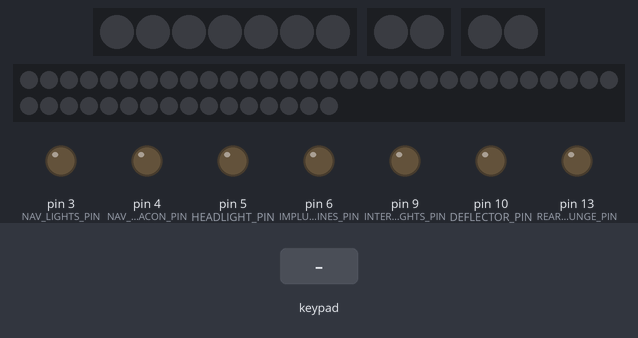
A sketch run on a simulated Arduino Uno, built with avr-gcc and run on an emulated ATmega328P. On the bench: 7 RGB LEDs in strip order, left to right, 2 × 2 RGB LEDs in strip order, left to right, 46 RGB LEDs in strip order, left to right, continuing on the next row, output pins drawn as LEDs (lit = HIGH). Inputs (shaded band) come from the test bench. Dim RGB values are drawn brighter than linear; random numbers use the default seed unless the sketch sets one; what the sketch prints to the serial monitor is not drawn.

Above: at 3.3 s.
3.4 s: keypad keys 2 5 A pressed 0.4 s apart
At 6.3 s:
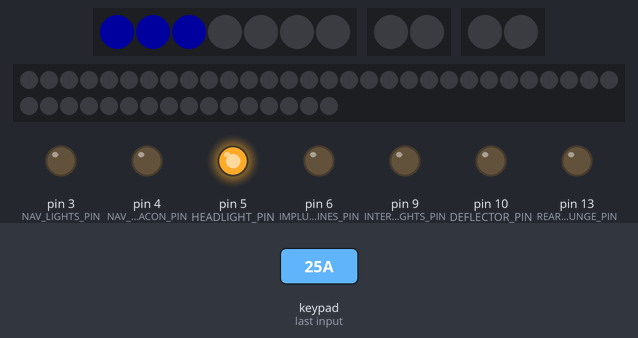
7.6 s: key '9' pressed
At 8.84 s:
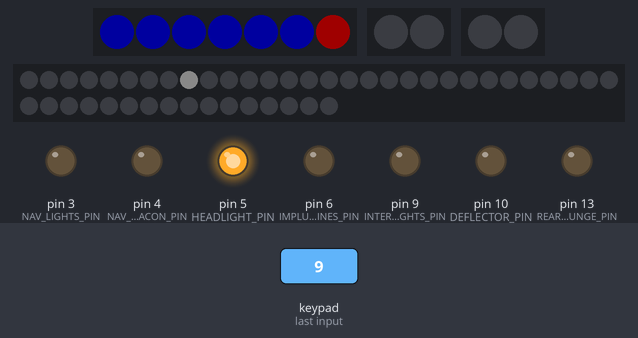
10.4 s: key '6' pressed
At 13.2 s:
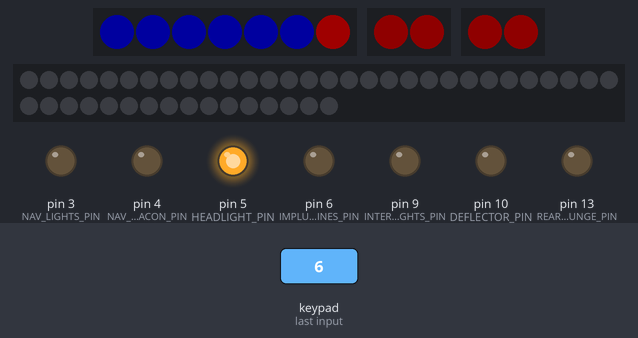
13.4 s: keypad keys 1 2 A pressed 0.4 s apart
At 16.81 s:
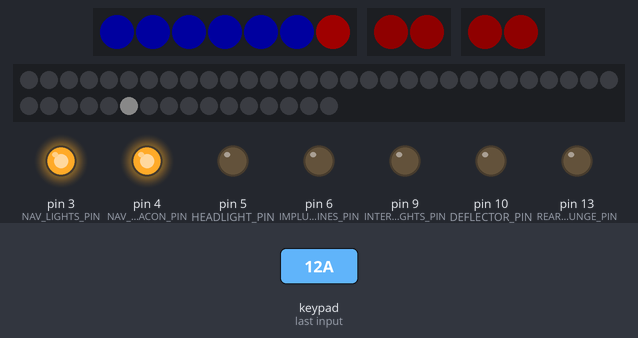
17.6 s: key '7' pressed
20.1 s: key '0' pressed
At 22.4 s:
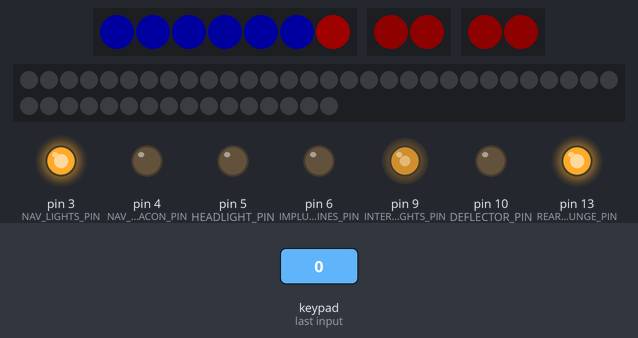
Timing chart, 0 to 24.1 s (numbered marks = the images above; inputs shaded):
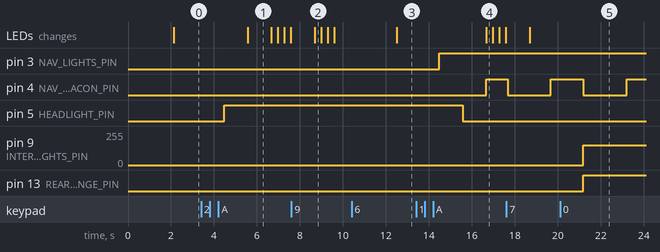

Measured:
- after the input at 3.4 s, pin 5 (HEADLIGHT_PIN): LOW → HIGH after 1.1 s; the LEDs: change after 2.2 s (image 1)
- after the input at 7.6 s, the LEDs: change after 1.1 s (image 2)
- after the input at 13.4 s, pin 3 (NAV_LIGHTS_PIN): LOW → HIGH after 1.1 s; pin 4 (NAV_BEACON_PIN): LOW → HIGH after 3.3 s; pin 5 (HEADLIGHT_PIN): HIGH → LOW after 2.2 s; the LEDs: change after 3.3 s (image 4)
- after the input at 20.1 s, pin 9 (INTERIOR_LIGHTS_PIN): 0/255 → 150/255 after 1.1 s; pin 13 (REAR_LOUNGE_PIN): LOW → HIGH after 1.1 s
- what the display in image 1 shows lasts 1.1 s, from 5.6 s to 6.7 s

The sketch:

Voyager.ino
```cpp
#include <FastLED.h>
#include <Wire.h>
#include <SoftwareSerial.h>
#include "SoundFx.h"
#include "Adafruit_MPR121.h"

//Voyager Controller
// This code handles the special effects for the Star Trek Voyager Scale Model.
#include "VoyagerConfig.h"
#include "VoyagerCommands.h"
#include "softButton.h"

#ifndef _BV
#define _BV(bit) (1 << (bit))
#endif

// You can have up to 4 on one i2c bus but one is enough for testing!
Adafruit_MPR121 cap = Adafruit_MPR121();
// Keeps track of the last pins touched
// so we know when buttons are 'released'
uint16_t lasttouched = 0;
uint16_t currtouched = 0;

SoftwareSerial ss = SoftwareSerial(SND_TX,SND_RX);
SoundFx sfx = SoundFx(&ss, SND_RST);

uint32_t _lastUpdate;

uint16_t _navCount;
uint16_t _warpCount;
uint16_t _fwdCount;
uint16_t _aftCount;

uint8_t _navState;
uint8_t _headlightState;
uint8_t _interiorState;
uint8_t _deflectorState;
uint8_t _impulseState;
uint8_t _warpState;
uint8_t _fwdPhotonState;
uint8_t _aftPhotonState;
uint8_t _phaserState;

int8_t _phaserSide;
int8_t _phaserStart;
int8_t _phaserRevStart;
int8_t _phaserFireIndex;
uint16_t _blastCnt =0;

SoftButton _navBtn;
SoftButton _headlightBtn;
SoftButton _interiorBtn;
SoftButton _deflectorBtn;
SoftButton _impulseBtn;
SoftButton _warpBtn;
SoftButton _fwdPhotonBtn;
SoftButton _aftPhotonBtn;
SoftButton _photonToggleBtn;
SoftButton _phaserPortBtn;
SoftButton _phaserStarBtn;

CRGB _warpEngines[WARP_LED_CNT];
CRGB _fwdPhotons[2];
CRGB _aftPhotons[2];
CRGB _phasers[PHASER_LED_CNT];

void printState(uint8_t state)
{
 switch(state)
 {
  case OFF: Serial.print(F("OFF"));break;
  case ON: Serial.print(F("ON"));break;
  case BLINK_ON: Serial.print(F("BLINK_ON"));break;
  case BLINK_OFF: Serial.print(F("BLINK OFF")); break;
  case WARP_IDLE: Serial.print(F("WARP IDLE")); break;
  case WARP_ENGAGE: Serial.print(F("WARP ENGAGE")); break;
  case WARP_FLASH: Serial.print(F("WARP FLASH")); break;
  case PHOTON_IDLE_1: Serial.print(F("PHOTON IDLE 1")); break;
  case PHOTON_IDLE_2: Serial.print(F("PHOTON IDLE 2")); break;
  case FIRING_1: Serial.print(F("FIRING 1")); break;
  case FIRING_2: Serial.print(F("FIRING 2")); break;
  default: Serial.print(state);break;
  }
}

void printStatus()
{
  Serial.println(F("Voyager Status"));
  Serial.print(F("NAV: "));printState(_navState);Serial.println();
  Serial.print(F("HEADLIGHT: "));printState(_headlightState);Serial.println();
  Serial.print(F("INTERIOR: "));printState(_interiorState);Serial.println();
  Serial.print(F("DEFLECTOR: "));printState(_deflectorState);Serial.println();
  Serial.print(F("IMPULSE: "));printState(_impulseState);Serial.println();
  Serial.print(F("WARP: "));printState(_warpState);Serial.println();
  Serial.print(F("FWD PHOTONS: "));printState(_fwdPhotonState);Serial.println();
  Serial.print(F("AFT PHOTONS: "));printState(_aftPhotonState);Serial.println();
  Serial.print(F("PHASER: "));printState(_phaserState);Serial.println();
}

void setup() {
  Serial.begin(9600);
  Serial.setTimeout(10);
  ss.begin(9600);
  _navState = OFF;
  _headlightState = OFF;
  _interiorState = OFF;
  _impulseState = OFF;
  _deflectorState = OFF;
  _warpState = OFF;
  _fwdPhotonState = OFF;
  _aftPhotonState = OFF;
  _phaserState = OFF;

  _navBtn.setup();
  _headlightBtn.setup();
  _interiorBtn.setup();
  _deflectorBtn.setup();
  _impulseBtn.setup();
  _warpBtn.setup();
  _fwdPhotonBtn.setup();
  _aftPhotonBtn.setup();
  _photonToggleBtn.setup();
  _phaserPortBtn.setup();

  pinMode(NAV_LIGHTS_PIN,OUTPUT);
  pinMode(NAV_BEACON_PIN, OUTPUT);
  pinMode(HEADLIGHT_PIN, OUTPUT);
  pinMode(REAR_LOUNGE_PIN,OUTPUT);
  pinMode(IMPLUSE_ENGINES_PIN,OUTPUT);
  pinMode(INTERIOR_LIGHTS_PIN, OUTPUT);
  pinMode(DEFLECTOR_PIN, OUTPUT);
  FastLED.addLeds<NEOPIXEL,WARP_ENGINES_PIN>(_warpEngines,WARP_LED_CNT);
  FastLED.addLeds<NEOPIXEL,AFT_PHOTON>(_aftPhotons,2);
  FastLED.addLeds<NEOPIXEL,FWD_PHOTON>(_fwdPhotons,2);
  FastLED.addLeds<NEOPIXEL,PHASER_PIN>(_phasers,PHASER_LED_CNT);

  if (!cap.begin(0x5A))
    Serial.println(F("MPR121 (Touch Sensor) not found, check wiring?"));
  else
    Serial.println(F("MPR121 (Touch Sensor) found!"));

  if(!sfx.reset())
    Serial.println(F("Sound Board not found"));
  else
  {
    Serial.println(F("Sound Board found!"));
    setVolume();
  }

  printStatus();
}

void setVolume()
{
  uint16_t vol;
  while(vol < SND_VOL)
  {
    vol = sfx.volUp();
  }
  Serial.print(F("Volume: "));
  Serial.println(vol);
}

void handleCapTouch(uint32_t currTime)
{
    // Get the currently touched pads
  currtouched = cap.touched();
  //Serial.println(currtouched);
  uint8_t currState = BTN_OFF;
  for (uint8_t i=0; i<12; i++) {

    // it if *is* touched and *wasnt* touched before, alert!
    if (currtouched & _BV(i))
    {

      currState = BTN_ON;
    }
    // if it *was* touched and now *isnt*, alert!
    else
    {
      currState = BTN_OFF;
    }
      switch(i)
      {
        case 0:_interiorBtn.update(currState, currTime); break;
        case 1:_navBtn.update(currState, currTime); break;
        case 2:_headlightBtn.update(currState, currTime); break;
        case 3:_deflectorBtn.update(currState, currTime); break;
        case 4:_impulseBtn.update(currState, currTime); break;
        case 5:_warpBtn.update(currState, currTime); break;
        case 6:_photonToggleBtn.update(currState, currTime); break;
        case 7:_fwdPhotonBtn.update(currState, currTime); break;
        case 8:_aftPhotonBtn.update(currState, currTime); break;
        case 9:_phaserPortBtn.update(currState, currTime); break;
        case 10:_phaserStarBtn.update(currState, currTime); break;
        case 11: break;
      }
  }
  // reset our state
  lasttouched = currtouched;
}

void handleSerial()
{
  String serialCmd;
  if(Serial.available())
  {
    serialCmd = Serial.readString();

    if(serialCmd.startsWith(NAV_CMD))
    {
      _navBtn.press();
    }
    else if(serialCmd.startsWith(HEADLIGHT_CMD))
    {
     _headlightBtn.press();
    }
    else if(serialCmd.startsWith(DEFLECTOR_CMD))
    {
      _deflectorBtn.press();
    }
    else if(serialCmd.startsWith(INTERIOR_CMD))
    {
      _interiorBtn.press();
    }
    else if(serialCmd.startsWith(WARP_CMD))
    {
      _warpBtn.press();
    }
    else if(serialCmd.startsWith(PHOTON_CMD))
    {
      _photonToggleBtn.press();
    }
    else if(serialCmd.startsWith(FOWARD_FIRE_CMD))
    {
      _fwdPhotonBtn.press();
    }
    else if(serialCmd.startsWith(AFT_FIRE_CMD))
    {
      _aftPhotonBtn.press();
    }
    else if(serialCmd.startsWith(IMPULSE_CMD))
    {
      _impulseBtn.press();
    }
    else if(serialCmd.startsWith(PHASER_PORT_CMD))
    {
      _phaserPortBtn.press();
    }
    else if(serialCmd.startsWith(PHASER_STAR_CMD))
    {
      _phaserStarBtn.press();
    }
    else if(serialCmd.startsWith(STATUS_TEXT_CMD))
    {
      printStatus();
    }
  }
}

void loop()
{
  uint32_t currTime = millis();
  uint32_t delta = currTime - _lastUpdate;

  //Serial button pressing
  handleCapTouch(currTime);
  handleSerial();

  updateNavState(delta);
  updateHeadlightState(delta);
  updateInteriorState(delta);
  updateDeflectorState(delta);
  updateImpulseState(delta);
  updateWarpState(delta);
  updatePhaserState(delta);
  _fwdPhotonState = updatePhotonState(_fwdPhotonState, &_fwdCount, _fwdPhotons, _photonToggleBtn.isPressed(), _fwdPhotonBtn.isPressed(), delta);
  _aftPhotonState = updatePhotonState(_aftPhotonState, &_aftCount, _aftPhotons, _photonToggleBtn.isPressed(), _aftPhotonBtn.isPressed(), delta);

  _lastUpdate = currTime;
   FastLED.show();
}

void updateDeflectorState(uint32_t delta)
{
  switch(_deflectorState)
  {
    case OFF:
      digitalWrite(DEFLECTOR_PIN, LOW);
      if(_deflectorBtn.isPressed())
      {
        sfx.playTrack((uint8_t)DEFLECTOR_ON_FX);
        _deflectorState = ON;
      }
      break;
    case ON:

      digitalWrite(DEFLECTOR_PIN, HIGH);
      if(_deflectorBtn.isPressed())
      {
        sfx.playTrack((uint8_t)DEFLECTOR_OFF_FX);
        _deflectorState = OFF;
      }
      break;
  }
}

void updateInteriorState(uint32_t delta)
{
  switch(_interiorState)
  {
    case OFF:
      digitalWrite(INTERIOR_LIGHTS_PIN, LOW);
      digitalWrite(REAR_LOUNGE_PIN,LOW);
      if(_interiorBtn.isPressed())
      {
         sfx.playTrack((uint8_t)INTERIOR_ON_FX);
        _interiorState = ON;
      }
      break;
    case ON:
     analogWrite(INTERIOR_LIGHTS_PIN,INTERIOR_BRIGHTNESS);
     digitalWrite(REAR_LOUNGE_PIN, HIGH);
     if(_interiorBtn.isPressed())
     {
        sfx.playTrack((uint8_t)INTERIOR_OFF_FX);
        _interiorState = OFF;
     }
  }
}

void updateImpulseState(uint32_t delta)
{
  switch(_impulseState)
  {
    case OFF:
      digitalWrite(IMPLUSE_ENGINES_PIN, LOW);
      if(_impulseBtn.isPressed())
      {
        sfx.playTrack((uint8_t)IMPULSE_ON_FX);
        _impulseState = ON;
      }
      break;
    case ON:
     digitalWrite(IMPLUSE_ENGINES_PIN,HIGH);
     if(_impulseBtn.isPressed())
     {
        sfx.playTrack((uint8_t)IMPULSE_OFF_FX);
        _impulseState = OFF;
     }
  }
}

void updateHeadlightState(uint32_t delta)
{
  switch(_headlightState)
  {
    case OFF:
      digitalWrite(HEADLIGHT_PIN, LOW);
      if(_headlightBtn.isPressed())
      {
         sfx.playTrack((uint8_t)HEADLIGHT_ON_FX);
        _headlightState = ON;
      }
      break;
    case ON:
     digitalWrite(HEADLIGHT_PIN,HIGH);
     if(_headlightBtn.isPressed())
     {
        sfx.playTrack((uint8_t)HEADLIGHT_OFF_FX);
        _headlightState = OFF;
     }
  }
}

/*
 * NAV Lights are always on, but beacon blinks at a rate
 * Nav Button cycles thru 3 modes OFF->BLINK->STEADY ON
 */
void updateNavState(uint32_t delta)
{
  switch(_navState)
  {
    case OFF:
      digitalWrite(NAV_LIGHTS_PIN, LOW);
      digitalWrite(NAV_BEACON_PIN,LOW);
      if(_navBtn.isPressed())
      {
        sfx.playTrack((uint8_t)NAV_BLINK_FX);
        _navCount = 0;
        _navState = BLINK_ON;
      }

      break;
    case ON:
      digitalWrite(NAV_LIGHTS_PIN, HIGH);
      digitalWrite(NAV_BEACON_PIN, HIGH);
      if(_navBtn.isPressed())
      {
        sfx.playTrack((uint8_t)NAV_OFF_FX);
        _navState = OFF;
      }
      break;
    case BLINK_ON:
      digitalWrite(NAV_LIGHTS_PIN,HIGH);
      digitalWrite(NAV_BEACON_PIN,HIGH);
      _navCount += delta;

      if(_navBtn.isPressed())
      {
        _navState = ON;
         sfx.playTrack((uint8_t)NAV_ON_FX);
      }
      else if(_navCount >= BLINK_ON_TIME)
      {
        _navCount = 0;
        _navState = BLINK_OFF;
      }
      break;
    case BLINK_OFF:
      digitalWrite(NAV_LIGHTS_PIN,HIGH);
      digitalWrite(NAV_BEACON_PIN,LOW);
      _navCount += delta;

      if(_navBtn.isPressed())
      {
        sfx.playTrack((uint8_t)NAV_ON_FX);
        _navState = ON;
      }
      else if(_navCount >= BLINK_OFF_TIME)
      {
        _navCount = 0;
        _navState = BLINK_ON;
      }
      break;
  }
}

void updateWarpState(uint32_t delta)
{
  uint8_t dim = 0;
   uint16_t maxIndex = 0;
  switch(_warpState)
  {
    case WARP_POWERUP:
      _warpCount += delta;
       maxIndex = map(_warpCount,0,POWERUP_TIME,0,WARP_LED_CNT);
      for( uint16_t i=0; i< maxIndex; i++)
      {
        if(i < COLLECTOR_INDEX)
          _warpEngines[i] = IDLE_CHILLER_COLOR;
        else
          _warpEngines[i] = IDLE_COLLECTOR_COLOR;
      }
      if(_warpCount > POWERUP_TIME)
      {
        _warpState = WARP_IDLE;
        _warpCount = 0;
      }
      break;
    case WARP_IDLE:
      for(uint16_t i = 0; i < WARP_LED_CNT; i++)
      {
        if(i < COLLECTOR_INDEX)
        {
          _warpEngines[i] = IDLE_CHILLER_COLOR;
        }
        else
        {
          _warpEngines[i] = IDLE_COLLECTOR_COLOR;
        }
      }
      if(_warpBtn.isPressed())
      {
        sfx.playTrack((uint8_t)WARP_ENGAGE_FX);
        _warpCount = 0;
        _warpState = WARP_ENGAGE;
      }
      break;
    case WARP_ENGAGE:
      _warpCount += delta;
      dim = map(_warpCount,0, ENGAGE_TIME,0x30,0xE8);
      for(uint16_t i = 0; i < WARP_LED_CNT; i++)
      {
        if( i < COLLECTOR_INDEX)
          _warpEngines[i].setRGB(0x00,0x00,dim);
        else
          _warpEngines[i].setRGB(dim, 0x00, 0x00);
      }
      if(_warpCount >= ENGAGE_TIME)
      {
        _warpState = WARP_FLASH;
        sfx.playTrack((uint8_t)WARP_FLASH_FX);
        _warpCount = 0;
      }
      break;
    case WARP_FLASH:
      for(uint16_t i = 0; i < WARP_LED_CNT; i++)
      {
        _warpEngines[i] = CRGB::White;
      }
      _warpCount += delta;
      if(_warpCount >= ENGAGE_FLASH_TIME)
      {
        _warpState = ON;
        _warpCount = 0;
      }
      break;
    case ON:
      for(uint16_t i = 0; i < WARP_LED_CNT; i++)
      {
        if(i < COLLECTOR_INDEX)
        {
          _warpEngines[i] = ON_CHILLER_COLOR;
        }
        else
        {
          _warpEngines[i] = ON_COLLECTOR_COLOR;
        }
      }
      if(_warpBtn.isPressed())
      {
        sfx.playTrack((uint8_t)WARP_OFF_FX);
        _warpState = OFF;
      }
      break;
    case OFF:
      for(uint16_t i = 0; i < WARP_LED_CNT; i++)
      {
        _warpEngines[i] = CRGB::Black;
      }
      if(_warpBtn.isPressed())
      {
        sfx.playTrack((uint8_t)WARP_ON_FX);
        _warpState = WARP_POWERUP;
      }
      break;
  }
}

byte updatePhotonState(uint8_t currState,uint16_t* animeCnt, CRGB leds[],bool btnPressed, bool firePressed, uint32_t delta)
{
  switch(currState)
  {
   case OFF:
      leds[0] = CRGB::Black;
      leds[1] = CRGB::Black;
      *animeCnt = 0;
      if(btnPressed)
      {
        sfx.playTrack((uint8_t)PHOTON_ON_FX);
        currState = PHOTON_IDLE_1;
      }else if(firePressed)
      {
        sfx.playTrack((uint8_t)ERROR_FX);
      }
      break;
   case PHOTON_IDLE_1:
      leds[0] = PHOTON_IDLE_COLOR;
      leds[1] = PHOTON_IDLE_COLOR;
      *animeCnt = 0;
      if(firePressed)
      {
        sfx.playTrack((uint8_t)PHOTON_FIRE_FX);
        currState = FIRING_1;
      }
      if(btnPressed)
      {
        sfx.playTrack((uint8_t)PHOTON_OFF_FX);
        currState = OFF;
      }
      break;
   case FIRING_1:
      if(fireAnime(*animeCnt,leds[0]))
        currState = PHOTON_IDLE_2;
      *animeCnt = *animeCnt + delta;
      break;
   case PHOTON_IDLE_2:
      leds[0] = PHOTON_IDLE_COLOR;
      leds[1] = PHOTON_IDLE_COLOR;
      *animeCnt = 0;
      if(firePressed)
      {
        sfx.playTrack((uint8_t)PHOTON_FIRE2_FX);
        currState = FIRING_2;
      }
      if(btnPressed)
      {
        sfx.playTrack((uint8_t)PHOTON_OFF_FX);
        currState = OFF;
      }
      break;
    case FIRING_2:
      if(fireAnime(*animeCnt, leds[1]))
        currState = PHOTON_IDLE_1;
      *animeCnt = *animeCnt + delta;
      break;
  }
  return currState;
}

bool fireAnime(uint16_t animeCnt, CRGB &led)
{
  if(animeCnt <= 60) { led = CRGB::White; return false;}
  else if(animeCnt <= 220) { led = PHOTON_FIRE_COLOR; return false;}
  else if(animeCnt <= 900) {  led = CRGB::Black; return false;}
  else
    return true;
}

void updatePhaserState(uint32_t delta)
{
 switch(_phaserState)
 {
  case OFF: clearPhaser(0,PHASER_LED_CNT,1);
          if(_phaserPortBtn.isPressed())
          {
            sfx.playTrack((uint8_t)PHASER_ON_FX);
            setPhaserBlastLoc(PHASER_PORT);
            _blastCnt = 0;
            _phaserState = PHASER_MOVING;
          }
          else if(_phaserStarBtn.isPressed())
          {
            sfx.playTrack((uint8_t)PHASER_ON_FX);
            setPhaserBlastLoc(PHASER_STAR);
            _blastCnt = 0;
            _phaserState = PHASER_MOVING;
          }
          break;
  case PHASER_MOVING:
    _blastCnt = _blastCnt + delta;
    if(phaserTrails(_blastCnt))
    {
      _blastCnt = 0;
      _phaserState = PHASER_FIRE;
    }
    break;
  case PHASER_FIRE:
    _blastCnt = _blastCnt + delta;
    if(phaserBlastAnime(_blastCnt,_phaserFireIndex,PHASER_FIRE_SIZE))
    {
      _blastCnt = 0;
      _phaserState = OFF;
    }
    break;
  case ON:
    colorPhaser(PHASER_PORT_START,PHASER_LEN,1,CRGB::Red);
    colorPhaser(PHASER_STAR_START,PHASER_LEN,1,CRGB::Blue);
    if(_phaserPortBtn.isPressed())
      _phaserState = OFF;
    break;
 }
}

void setPhaserBlastLoc(int8_t side)
{
  int padding = PHASER_LEN *.2;

  if(side==PHASER_STAR)
   _phaserStart = PHASER_STAR_START;
  else
    _phaserStart = PHASER_PORT_START;
  _phaserRevStart = _phaserStart + PHASER_LEN-1;
  _phaserFireIndex = random(_phaserStart+padding, _phaserStart+PHASER_LEN-padding);
  _phaserSide = side;
}

bool phaserTrails(uint32_t delta)
{
  if(delta <= PHASER_MOVE_TIME)
  {
    int8_t trailLen = _phaserFireIndex - _phaserStart;
    phaserMoveAnime(_phaserStart,trailLen, true, delta);
    phaserMoveAnime(_phaserRevStart,PHASER_LEN-trailLen, false, delta);
    return false;
  }
  else
  {
    clearPhaser(_phaserStart,PHASER_LEN,1);
    return true;
  }
}

void phaserMoveAnime(int8_t startPt,int8_t trailLen, bool forward, uint32_t moveCnt)
{
  int8_t backIndex = 0;
  int8_t currPt = startPt;
  int8_t dir = 1;
  if(!forward)
    dir = -1;

  currPt = map(moveCnt, 0, PHASER_MOVE_TIME,startPt,startPt+(trailLen*dir));
  _phasers[currPt] = PHASER_MOVE_COLOR;
  backIndex = currPt - dir;
  while( (forward && (backIndex >=startPt)) || (!forward && (backIndex <= startPt)))
  {
    _phasers[backIndex].fadeToBlackBy(20);
    backIndex = backIndex - dir;
  }
}

//returns true when animation sequence is complete
bool phaserBlastAnime(uint32_t blastCnt, int8_t startIndex, int8_t len)
{
  if(blastCnt <= 100)
  {
    int8_t amt = map(blastCnt,0,100,0,255);
    for(int8_t i=0; i<len;i++)
      _phasers[startIndex+i] = CRGB(amt,amt,amt);
    return false;
  }
  else if(blastCnt < PHASER_BLAST_TIME)
  {
    int8_t state = map(blastCnt,0,PHASER_BLAST_TIME,0,30);
    for(int8_t i=0; i<len; i++)
    {
      if(state%2)
        _phasers[startIndex+i]= PHASER_FIRE_COLOR;
       else
        _phasers[startIndex+i].fadeLightBy(200);
    }
    return false;
  }
  else
  {
    return true;
  }
}

void colorPhaser(int8_t startIndex, int8_t len, int8_t dir, const CRGB &color)
{
  for(int8_t i=0; i < len; i++)
    _phasers[startIndex+(i*dir)] = color;
}

void clearPhaser(int8_t startIndex, int8_t len, int8_t dir)
{
  for(int8_t i=0; i < len; i++)
    _phasers[startIndex+(i*dir)] = CRGB(0,0,0);
}
```

Source omitted: VoyagerCommands.h (476 bytes), sfbutton.cpp (1634 bytes), sfbutton.h (857 bytes), softButton.cpp (1356 bytes), softButton.h (772 bytes), soundFx.cpp (1435 bytes), soundFx.h (413 bytes), VoyagerConfig.h (2660 bytes)
